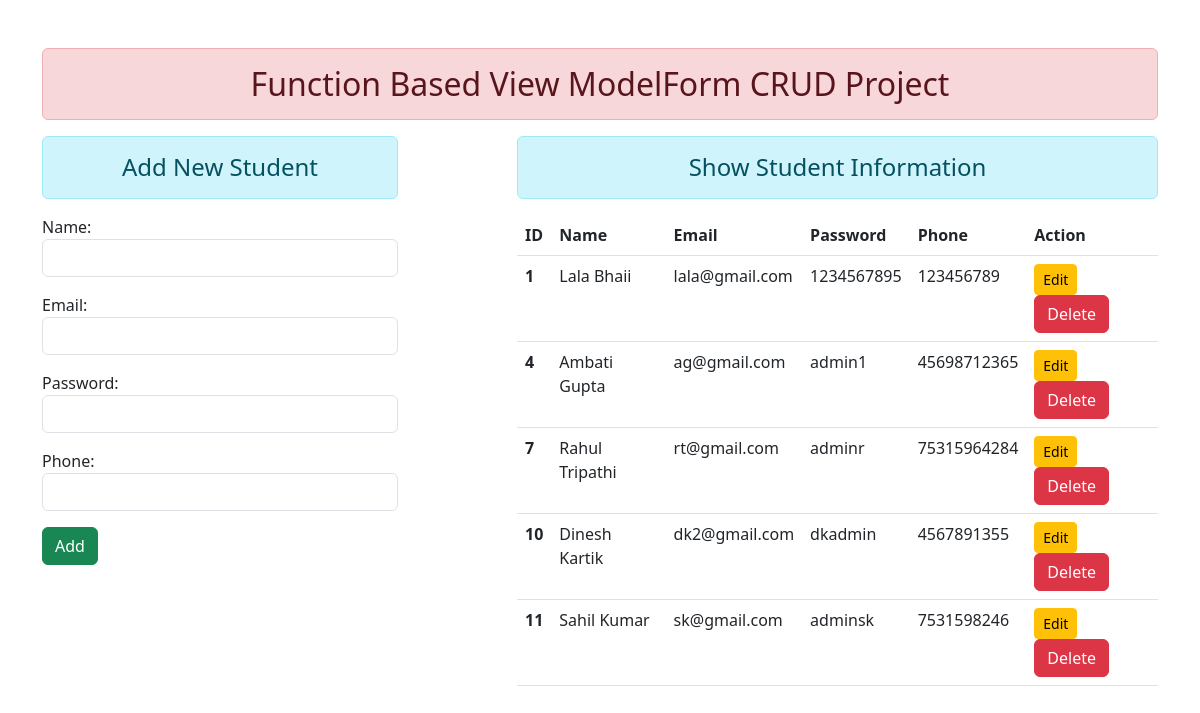
The page / on the database its author committed.
### enroll/models.py (models this page shows)
class Student(models.Model):
    name = models.CharField(max_length=100)
    email = models.EmailField(max_length=100)
    password = models.CharField(max_length=100)
    phone = models.IntegerField()

### enroll/views.py (the view)
# urls.py: path('', views.add_show, name="Addandshow"),
def add_show(request):
    if request.method == "POST":                   # method to save the data in our database
        obj = StudentRegistration(request.POST)
        if obj.is_valid():                       # we can save the our data directly using .save() method
            obj.save()                           # another way to save the data is cleaned_data method
            obj = StudentRegistration()
    else:
        obj = StudentRegistration()
    stud = Student.objects.all()
    return render(request, 'enroll/addandshow.html', {'form': obj, 'stu': stud})

### enroll/forms.py
class StudentRegistration(forms.ModelForm):
    class Meta:
        model = Student
        fields = '__all__'
        widgets = {
            'name': forms.TextInput(attrs={'class':'form-control'}),
            'email': forms.EmailInput(attrs={'class':'form-control'}),
            'password': forms.PasswordInput(render_value=True, attrs={'class':'form-control'}),
            'phone': forms.NumberInput(attrs={'class':'form-control'}),
        }

### enroll/templates/enroll/addandshow.html (shortened to what this page needs)
{% extends 'enroll/base.html' %}
{% block content %}
<div class="row">
    <div class="col-sm-4">
        <h4 class="text-center alert alert-info">Add New Student</h4>
    <form action="" method="POST">
        {{form.as_p}}
        <input type="submit" class="btn btn-success" value="Add">
    </form>
    </div>
    <div class="col-sm-7 offset-1">
        <h4 class="text-center alert alert-info">Show Student Information</h4>
        {% if stu %}
        <table class="table table-hover">
            <thead>
              <tr>
                <th scope="col">ID</th>
                <th scope="col">Name</th>
                <th scope="col">Email</th>
                <th scope="col">Password</th>
                <th scope="col">Phone</th>
                <th scope="col">Action</th>
              </tr>
            </thead>
            <tbody>
                {% for st in stu %}
              <tr>
                <th scope="row">{{st.id}}</th>
                <td>{{st.name}}</td>
                <td>{{st.email}}</td>
                <td>{{st.password}}</td>
                <td>{{st.phone}}</td>
                <td>
                    <a href= "{% url 'Update_data' st.id %}" class="btn btn-warning btn-sm">Edit</a>
                    <form action="{% url 'Delete_Info' st.id %}" method="post" class="d-inline">
                        <input type="submit" class="btn btn-danger" value="Delete">
                    </form>
                </td>
              </tr>
              {% endfor %}
            </tbody>
          </table>
        {% else %}
        <h4 class="text-center alert alert-warning">No Records found</h4>
        {% endif %}
    </div>
</div>
{% endblock content %}

### enroll/templates/enroll/base.html (shortened to what this page needs)
<!DOCTYPE html>
{% load static %}
<html lang="en">
<head>
    <link rel="stylesheet" href="{% static 'enroll/css/bootstrap.css' %}">
</head>
<body>
    <div class="container mt-5">
        <h2 class="text-center alert alert-danger">Function Based View ModelForm CRUD Project</h2>
        {% block content %}
        {% endblock content %}
    </div>
</body>
</html>

### rows shown on the page
Student: id "1", name "Lala Bhaii", email "lala@gmail.com", password "1234567895", phone "123456789"
Student: id "4", name "Ambati Gupta", email "ag@gmail.com", password "admin1", phone "45698712365"
Student: id "7", name "Rahul Tripathi", email "rt@gmail.com", password "adminr", phone "75315964284"
Student: id "10", name "Dinesh Kartik", email "dk2@gmail.com", password "dkadmin", phone "4567891355"
Student: id "11", name "Sahil Kumar", email "sk@gmail.com", password "adminsk", phone "7531598246"
